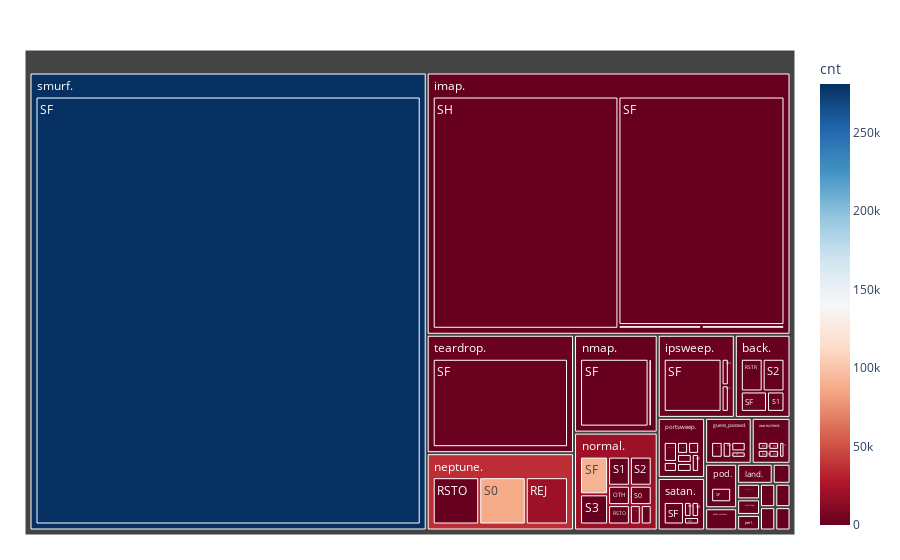

The code cell stored with this chart in its notebook:
### Code cell
fig = px.treemap(
    df_treemap,
    path = ['attack', 'flag'],
    values = 'srv_count',
    color = 'cnt',
    color_continuous_scale='RdBu',
)
fig.update_layout(margin = dict(t=50, l=25, r=25, b=25))
fig.show()

### Figure 1 — Plotly figure (JSON) as saved in the notebook; plotly's stock layout.template omitted (floating-point values rounded to 4 significant figures)
{"data": [{"branchvalues": "total", "customdata": [[1], [7], [83], [20002], [5341], [220], [1229], [1], [45], [3], [455], [67], [7], [1], [11], [91], [4], [31], [776], [1], [1], [21], [86744], [51], [18], [172], [2], [1], [54], [5], [17], [1], [1], [2], [7], [1], [2105], [29], [8], [2], [6], [1161], [9], [7], [128], [91709], [3], [4], [264], [1], [10], [187], [280790], [2], [979], [1016], [20], [4], [103], [515.6], [15], [8], [16.83], [4.907], [1037.0], [21], [9], [7], [36230.0], [126.9], [20190.0], [3], [4], [264], [131.4], [10], [307.1], [280790], [2], [979], [204], [20]], "domain": {"x": [0, 1], "y": [0, 1]}, "hovertemplate": "labels=%{label}<br>srv_count=%{value}<br>parent=%{parent}<br>id=%{id}<br>cnt=%{color}<extra></extra>", "ids": ["normal./OTH", "portsweep./OTH", "ipsweep./REJ", "neptune./REJ", "normal./REJ", "portsweep./REJ", "satan./REJ", "buffer_overflow./RSTO", "guess_passwd./RSTO", "ipsweep./RSTO", "neptune./RSTO", "normal./RSTO", "portsweep./RSTO", "warezclient./RSTO", "portsweep./RSTOS0", "back./RSTR", "guess_passwd./RSTR", "normal./RSTR", "portsweep./RSTR", "warezclient./RSTR", "imap./S0", "land./S0", "neptune./S0", "normal./S0", "portsweep./S0", "satan./S0", "back./S1", "imap./S1", "normal./S1", "back./S2", "normal./S2", "satan./S2", "warezclient./S2", "guess_passwd./S3", "normal./S3", "warezclient./S3", "back./SF", "buffer_overflow./SF", "ftp_write./SF", "guess_passwd./SF", "imap./SF", "ipsweep./SF", "loadmodule./SF", "multihop./SF", "nmap./SF", "normal./SF", "perl./SF", "phf./SF", "pod./SF", "portsweep./SF", "rootkit./SF", "satan./SF", "smurf./SF", "spy./SF", "teardrop./SF", "warezclient./SF", "warezmaster./SF", "imap./SH", "nmap./SH", "back.", "buffer_overflow.", "ftp_write.", "guess_passwd.", "imap.", "ipsweep.", "land.", "loadmodule.", "multihop.", "neptune.", "nmap.", "normal.", "perl.", "phf.", "pod.", "portsweep.", "rootkit.", "satan.", "smurf.", "spy.", "teardrop.", "warezclient.", "warezmaster."], "labels": ["OTH", "OTH", "REJ", "REJ", "REJ", "REJ", "REJ", "RSTO", "RSTO", "RSTO", "RSTO", "RSTO", "RSTO", "RSTO", "RSTOS0", "RSTR", "RSTR", "RSTR", "RSTR", "RSTR", "S0", "S0", "S0", "S0", "S0", "S0", "S1", "S1", "S1", "S2", "S2", "S2", "S2", "S3", "S3", "S3", "SF", "SF", "SF", "SF", "SF", "SF", "SF", "SF", "SF", "SF", "SF", "SF", "SF", "SF", "SF", "SF", "SF", "SF", "SF", "SF", "SF", "SH", "SH", "back.", "buffer_overflow.", "ftp_write.", "guess_passwd.", "imap.", "ipsweep.", "land.", "loadmodule.", "multihop.", "neptune.", "nmap.", "normal.", "perl.", "phf.", "pod.", "portsweep.", "rootkit.", "satan.", "smurf.", "spy.", "teardrop.", "warezclient.", "warezmaster."], "level": "dc8735", "marker": {"coloraxis": "coloraxis", "colors": [1, 7, 83, 20002, 5341, 220, 1229, 1, 45, 3, 455, 67, 7, 1, 11, 91, 4, 31, 776, 1, 1, 21, 86744, 51, 18, 172, 2, 1, 54, 5, 17, 1, 1, 2, 7, 1, 2105, 29, 8, 2, 6, 1161, 9, 7, 128, 91709, 3, 4, 264, 1, 10, 187, 280790, 2, 979, 1016, 20, 4, 103, 515.6, 15, 8, 16.83, 4.907, 1037.0, 21, 9, 7, 36230.0, 126.9, 20190.0, 3, 4, 264, 131.4, 10, 307.1, 280790, 2, 979, 204, 20]}, "name": "", "parents": ["normal.", "portsweep.", "ipsweep.", "neptune.", "normal.", "portsweep.", "satan.", "buffer_overflow.", "guess_passwd.", "ipsweep.", "neptune.", "normal.", "portsweep.", "warezclient.", "portsweep.", "back.", "guess_passwd.", "normal.", "portsweep.", "warezclient.", "imap.", "land.", "neptune.", "normal.", "portsweep.", "satan.", "back.", "imap.", "normal.", "back.", "normal.", "satan.", "warezclient.", "guess_passwd.", "normal.", "warezclient.", "back.", "buffer_overflow.", "ftp_write.", "guess_passwd.", "imap.", "ipsweep.", "loadmodule.", "multihop.", "nmap.", "normal.", "perl.", "phf.", "pod.", "portsweep.", "rootkit.", "satan.", "smurf.", "spy.", "teardrop.", "warezclient.", "warezmaster.", "imap.", "nmap.", "", "", "", "", "", "", "", "", "", "", "", "", "", "", "", "", "", "", "", "", "", "", ""], "type": "treemap", "values": [2, 1, 1, 10, 1, 1, 1, 1, 2, 1, 11, 2, 1, 1, 2, 4, 1.5, 1, 1, 1, 1, 2, 11, 2, 1, 1, 2, 1, 3, 4, 3, 1, 1, 1.5, 4, 1, 3, 1, 1, 1, 124.5, 16, 1, 1, 22, 5, 1, 1, 4, 1, 1, 4, 511, 1, 49, 1, 1, 141.5, 1, 13, 2, 1, 6, 268, 18, 2, 1, 1, 32, 23, 23, 1, 1, 4, 8, 1, 7, 511, 1, 49, 5, 1]}], "layout": {"autosize": true, "coloraxis": {"colorbar": {"title": {"text": "cnt"}}, "colorscale": [[0, "rgb(103,0,31)"], [0.1, "rgb(178,24,43)"], [0.2, "rgb(214,96,77)"], [0.3, "rgb(244,165,130)"], [0.4, "rgb(253,219,199)"], [0.5, "rgb(247,247,247)"], [0.6, "rgb(209,229,240)"], [0.7, "rgb(146,197,222)"], [0.8, "rgb(67,147,195)"], [0.9, "rgb(33,102,172)"], [1, "rgb(5,48,97)"]]}, "legend": {"tracegroupgap": 0}, "margin": {"b": 25, "l": 25, "r": 25, "t": 50}}}
